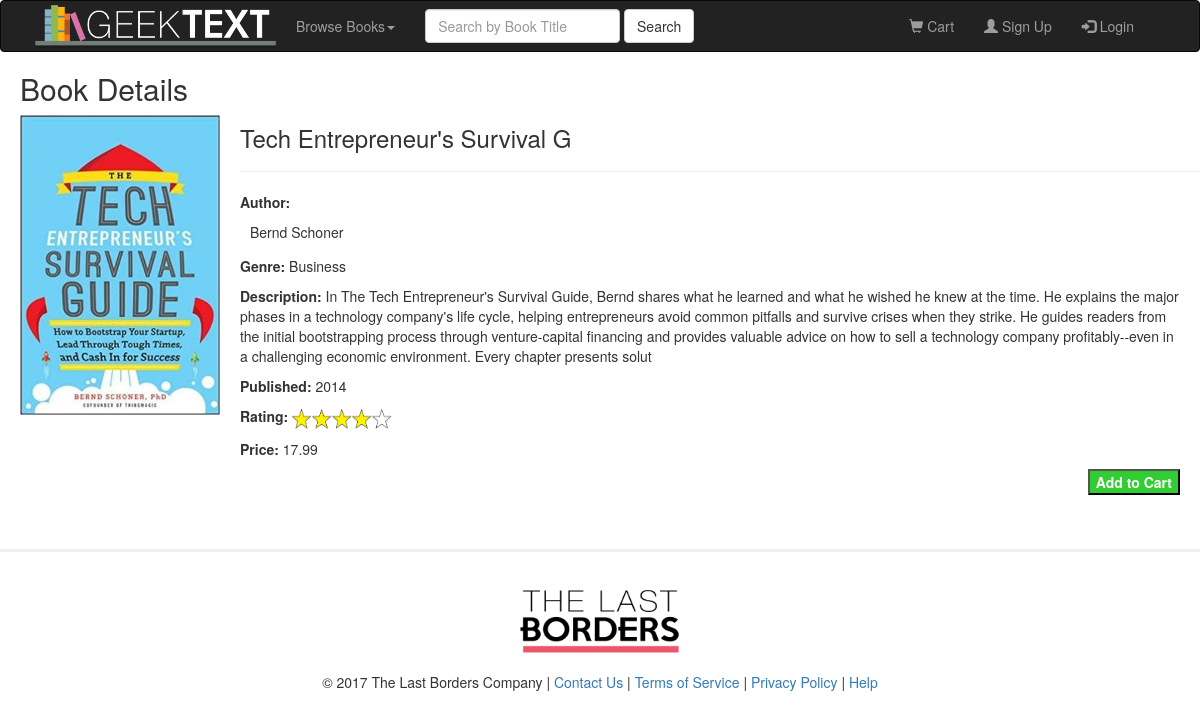
Before: /book_details.php?bookid=13 with the older database file.
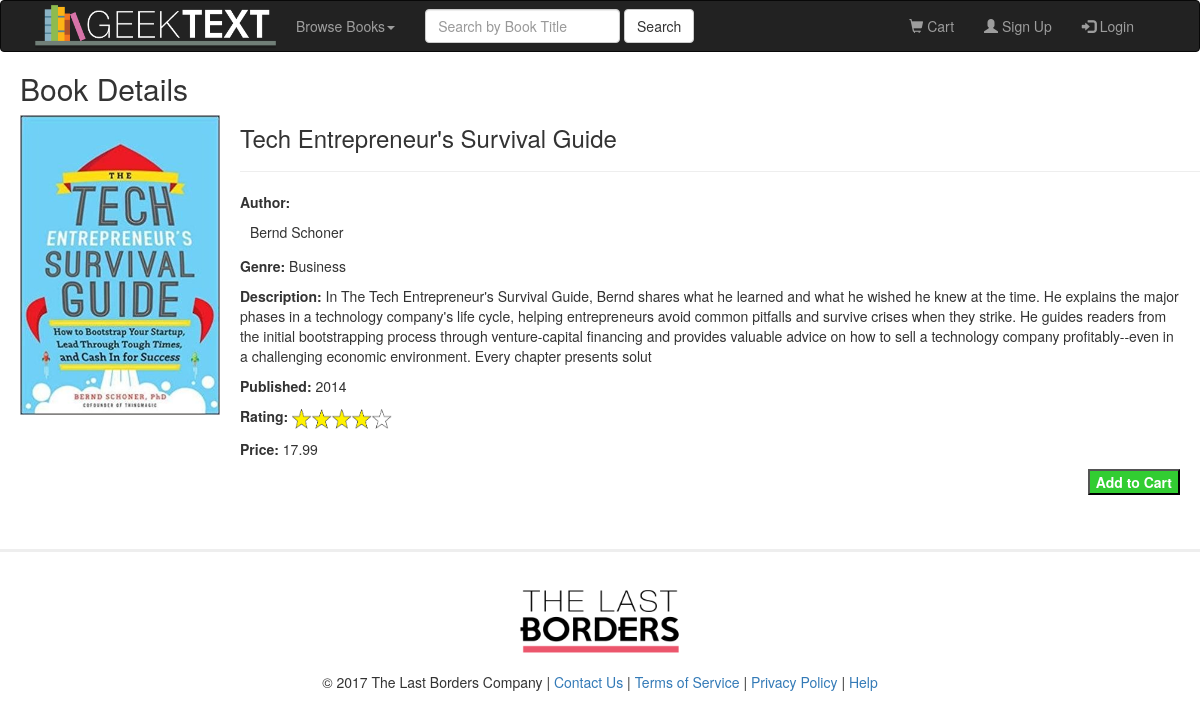
After: the same page with the newer database file.
### tables this page shows
CREATE TABLE `books` (
  `id` int(11) NOT NULL,
  `title` varchar(50) NOT NULL,
  `description` varchar(500) NOT NULL,
  `genre` varchar(15) NOT NULL,
  `rating` float NOT NULL,
  `price` varchar(6) NOT NULL,
  `published_year` varchar(4) NOT NULL,
  `author` varchar(30) NOT NULL
);

### book_details.php (the view, shortened to what this page needs)
<html lang="en">
<head>
</head>
<body>
<?php
	include("header.php");
	$link = mysqli_connect("localhost", "root", "", "geek_text");
	$id = mysqli_real_escape_string($link, $_REQUEST['bookid']);
	$sql = "SELECT * FROM books WHERE id = $id";
	$result = mysqli_query($link, $sql);
	$row=mysqli_fetch_array($result);
	echo'<h2 style="margin-left: 20;">Book Details</h2>';
	echo'<p style="float: left;"><img src="images/'. $row["id"] .'.png" height="300px" width="200px" border="1px" hspace="20"></a></p>
		<h3>'. $row["title"] .'</h3>
		<hr>
		<p>
			<b>Author: </b>
			<form action="book_authors.php" method="get">
			<button style="background:none; border:none; padding:0; margin-left:10px;" type="submit" value="'. $row["author"] .'" name="author" >'. $row["author"] .'</button>
			</form>
		</p>
		<p style="margin-left: 240px"><b>Genre: </b>'. $row["genre"] .'</p>
		<p style="margin-left: 240px; margin-right:20px;"><b>Description: </b>'. $row["description"] .'</p>
		<p style="margin-left: 240px"><b>Published: </b>'. $row["published_year"] .'</p>
		<p style="margin-left: 240px"><b>Rating: </b>';
		if ( $row['rating'] <= '1' ) {
			echo'<img src="ratings/1.png" style="width:100px; height:20px;">';
		}
		elseif ($row['rating']>'1' && $row['rating']<='1.5') {
			echo'<img src="ratings/1-5.png" style="width:100px; height:20px;">';
		}
		elseif ($row['rating']>'1.5' && $row['rating']<='2') {
			echo'<img src="ratings/2.png" style="width:100px; height:20px;">';
		}
		elseif ($row['rating']>'2' && $row['rating']<='2.5') {
			echo'<img src="ratings/2-5.png" style="width:100px; height:20px;">';
		}
		elseif ($row['rating']>'2.5' && $row['rating']<='3') {
			echo'<img src="ratings/3.png" style="width:100px; height:20px;">';
		}
		elseif ($row['rating']>'3' && $row['rating']<='3.5') {
			echo'<img src="ratings/3-5.png" style="width:100px; height:20px;">';
		}
		elseif ($row['rating']>'3.5' && $row['rating']<='4') {
			echo'<img src="ratings/4.png" style="width:100px; height:20px;">';
		}
		elseif ($row['rating']>'4' && $row['rating']<='4.5') {
			echo'<img src="ratings/4-5.png" style="width:100px; height:20px;">';
		}
		elseif ($row['rating']>'4.5') {
			echo'<img src="ratings/5.png" style="width:100px; height:20px;">';
		}
		echo'</p>
		<p style="margin-left: 240px"><b>Price: </b>'. $row["price"] .'</p>
		<p style="float:right; margin-right:20px;"><button style="background-color:limegreen; color:white;"><strong>Add to Cart</strong></button></p>';
	include("footer.php");
?>
</body>
</html>

### header.php (shortened to what this page needs)
<html lang="en">
<head>
  <link rel="stylesheet" href="https://maxcdn.bootstrapcdn.com/bootstrap/3.3.7/css/bootstrap.min.css">
</head>
<body>
<nav class="navbar navbar-inverse">
  <div class="container-fluid">
    <div class="navbar-header">
      <a href="./"><img src="images/logo1.png" style="width:250px;height:50px;"></a>
      <a class="navbar-brand" style="color:chartreuse; font-size: 24;" href="./"></a>
    </div>
    <ul class="nav navbar-nav">
      <li class="dropdown"><a class="dropdown-toggle" data-toggle="dropdown" href="#">Browse Books<span class="caret"></span></a>
      </li>
    </ul>
    <form class="navbar-form navbar-left" action="book_search.php" method="get">
		<div class="form-group">
			<input type="text" class="form-control" placeholder="Search by Book Title" name="title">
		</div>
		<button type="submit" class="btn btn-default">Search</button>
	</form>
    <ul class="nav navbar-nav navbar-right">
    <?php
				if(!isset($_SESSION['username'])){
					echo'<li><a href="./shopping_cart.php"><span class="glyphicon glyphicon-shopping-cart"></span> Cart</a></li>
						 <li><a href="./create_account.php"><span class="glyphicon glyphicon-user"></span> Sign Up</a></li>
						 <li><a href="./sign_in.php"><span class="glyphicon glyphicon-log-in"></span> Login</a></li>';
				}
    ?>
     <li style="float:right;">
        <a style="display:block; color:white; text-align:center; padding:15px 25px; text-decoration:none;" href="./shopping_cart.php"></a>
     </li>
    </ul>
  </div>
</nav>
</body>
</html>

### footer.php (shortened to what this page needs)
<html lang="en">
<head>
<link rel="stylesheet" type="text/css" href="style.css">
</head>
<body>
<br>
<br>
<br>
<hr style="border-width:3px;">
<center><img src="images/logo2.png" style="width:180px;height:100px;"></center>
<p class= "footerbottom">
	© 2017 The Last Borders Company |
	<a href="./contact.php">Contact Us</a> |
	<a href="./terms.php">Terms of Service</a> |
	<a href="./privacy.php">Privacy Policy</a> |
	<a href="./help.php">Help</a>
</p>
<br>
</body>
</html>

### style.css (style rules this page uses)
.footerbottom { text-align: center; font-size:1em; background-color: #fff; width: 100%; height:20px; }

Changed rows visible on the page:
changed books "Bernd Schoner": title "Tech Entrepreneur's Survival G" → "Tech Entrepreneur's Survival Guide"
